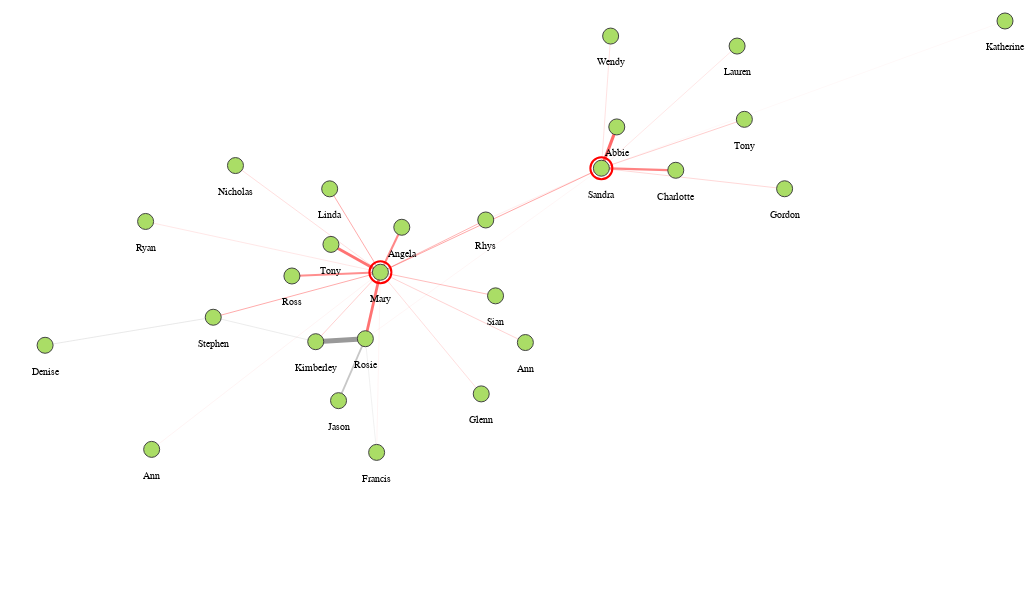

Here is the notebook cell this chart was saved with:
### Markdown cell above
Simple customisation - conditionally highlight nodes and edges

### Code cell
alph(
    G,
    weight_attr="weight",
    layout_fn=lambda g: nx.spring_layout(g, weight="weight", k=3, iterations=5000, seed=seed),
    node_args=dict(
        size=(8*2) ** 2,
        fill="#ad6",
        stroke="#444",
        strokeWidth=1,
        halo_offset=2,
        halo_opacity=alt.condition(
            "(datum.name == 'Mary') || (datum.name == 'Sandra')",
            alt.value(1),
            alt.value(0)
        ),
        halo_stroke="red",
        halo_strokeWidth=2,
        tooltip_attrs=["name", "id"],
        label_attr="name",
    ),
    edge_args=dict(
        color=alt.condition(
            (
                (alt.datum.source == 'c')
                | (alt.datum.target == 'c')
                | (alt.datum.source == 'b')
                | (alt.datum.target == 'b')
            ),
            alt.value("#f33"),
            alt.value("#999")
        ),
    ),
    width=1000, height=600,
).configure_view(strokeWidth=0)

### Figure 1 — Vega-Lite specification as saved in the notebook (floating-point values rounded to 4 significant figures)
{"$schema": "https://vega.github.io/schema/vega-lite/v4.17.0.json", "config": {"view": {"continuousHeight": 300, "continuousWidth": 400, "strokeWidth": 0}}, "datasets": {"data-c5d621ff9a2593f3eae34402082d2712": [{"edge": 0, "pair": ["a", "b"], "source": "a", "target": "b", "weight": 2.171, "x": 424.3, "y": 221.9}, {"edge": 0, "pair": ["a", "b"], "source": "a", "target": "b", "weight": 2.171, "x": 437.9, "y": 277.3}, {"edge": 1, "pair": ["a", "c"], "source": "a", "target": "c", "weight": 0.08112, "x": 424.3, "y": 221.9}, {"edge": 1, "pair": ["a", "c"], "source": "a", "target": "c", "weight": 0.08112, "x": 636.7, "y": 364.0}, {"edge": 2, "pair": ["a", "k"], "source": "a", "target": "k", "weight": 3.894, "x": 424.3, "y": 221.9}, {"edge": 2, "pair": ["a", "k"], "source": "a", "target": "k", "weight": 3.894, "x": 379.7, "y": 219.4}, {"edge": 3, "pair": ["a", "d"], "source": "a", "target": "d", "weight": 0.2846, "x": 424.3, "y": 221.9}, {"edge": 3, "pair": ["a", "d"], "source": "a", "target": "d", "weight": 0.2846, "x": 434.5, "y": 127.2}, {"edge": 4, "pair": ["a", "v"], "source": "a", "target": "v", "weight": 1.398, "x": 424.3, "y": 221.9}, {"edge": 4, "pair": ["a", "v"], "source": "a", "target": "v", "weight": 1.398, "x": 400.2, "y": 170.3}, {"edge": 5, "pair": ["b", "c"], "source": "b", "target": "c", "weight": 0.748, "x": 437.9, "y": 277.3}, {"edge": 5, "pair": ["b", "c"], "source": "b", "target": "c", "weight": 0.748, "x": 636.7, "y": 364.0}, {"edge": 6, "pair": ["b", "b"], "source": "b", "target": "b", "weight": 2.381, "x": 437.9, "y": 277.3}, {"edge": 6, "pair": ["b", "b"], "source": "b", "target": "b", "weight": 2.381, "x": 437.9, "y": 277.3}, {"edge": 7, "pair": ["b", "g"], "source": "b", "target": "g", "weight": 2.155, "x": 437.9, "y": 277.3}, {"edge": 7, "pair": ["b", "g"], "source": "b", "target": "g", "weight": 2.155, "x": 393.4, "y": 300.5}, {"edge": 8, "pair": ["b", "d"], "source": "b", "target": "d", "weight": 0.09351, "x": 437.9, "y": 277.3}, {"edge": 8, "pair": ["b", "d"], "source": "b", "target": "d", "weight": 0.09351, "x": 434.5, "y": 127.2}, {"edge": 9, "pair": ["b", "e"], "source": "b", "target": "e", "weight": 0.7285, "x": 437.9, "y": 277.3}, {"edge": 9, "pair": ["b", "e"], "source": "b", "target": "e", "weight": 0.7285, "x": 287.4, "y": 239.8}, {"edge": 10, "pair": ["b", "h"], "source": "b", "target": "h", "weight": 0.421, "x": 437.9, "y": 277.3}, {"edge": 10, "pair": ["b", "h"], "source": "b", "target": "h", "weight": 0.421, "x": 568.3, "y": 218.7}, {"edge": 11, "pair": ["b", "i"], "source": "b", "target": "i", "weight": 0.2386, "x": 437.9, "y": 277.3}, {"edge": 11, "pair": ["b", "i"], "source": "b", "target": "i", "weight": 0.2386, "x": 226.5, "y": 319.6}, {"edge": 12, "pair": ["b", "k"], "source": "b", "target": "k", "weight": 0.4473, "x": 437.9, "y": 277.3}, {"edge": 12, "pair": ["b", "k"], "source": "b", "target": "k", "weight": 0.4473, "x": 379.7, "y": 219.4}, {"edge": 13, "pair": ["b", "n"], "source": "b", "target": "n", "weight": 0.3158, "x": 437.9, "y": 277.3}, {"edge": 13, "pair": ["b", "n"], "source": "b", "target": "n", "weight": 0.3158, "x": 307.4, "y": 366.2}, {"edge": 14, "pair": ["b", "o"], "source": "b", "target": "o", "weight": 1.434, "x": 437.9, "y": 277.3}, {"edge": 14, "pair": ["b", "o"], "source": "b", "target": "o", "weight": 1.434, "x": 358.2, "y": 274.2}, {"edge": 15, "pair": ["b", "p"], "source": "b", "target": "p", "weight": 0.6502, "x": 437.9, "y": 277.3}, {"edge": 15, "pair": ["b", "p"], "source": "b", "target": "p", "weight": 0.6502, "x": 532.7, "y": 320.8}, {"edge": 16, "pair": ["b", "r"], "source": "b", "target": "r", "weight": 0.1042, "x": 437.9, "y": 277.3}, {"edge": 16, "pair": ["b", "r"], "source": "b", "target": "r", "weight": 0.1042, "x": 232.0, "y": 129.7}, {"edge": 17, "pair": ["b", "u"], "source": "b", "target": "u", "weight": 0.3221, "x": 437.9, "y": 277.3}, {"edge": 17, "pair": ["b", "u"], "source": "b", "target": "u", "weight": 0.3221, "x": 528.6, "y": 175.9}, {"edge": 18, "pair": ["b", "x"], "source": "b", "target": "x", "weight": 1.582, "x": 437.9, "y": 277.3}, {"edge": 18, "pair": ["b", "x"], "source": "b", "target": "x", "weight": 1.582, "x": 457.1, "y": 314.8}, {"edge": 19, "pair": ["b", "y"], "source": "b", "target": "y", "weight": 0.7215, "x": 437.9, "y": 277.3}, {"edge": 19, "pair": ["b", "y"], "source": "b", "target": "y", "weight": 0.7215, "x": 392.2, "y": 346.8}, {"edge": 20, "pair": ["b", "z"], "source": "b", "target": "z", "weight": 0.6038, "x": 437.9, "y": 277.3}, {"edge": 20, "pair": ["b", "z"], "source": "b", "target": "z", "weight": 0.6038, "x": 541.5, "y": 257.6}, {"edge": 21, "pair": ["c", "l"], "source": "c", "target": "l", "weight": 0.2946, "x": 636.7, "y": 364.0}, {"edge": 21, "pair": ["c", "l"], "source": "c", "target": "l", "weight": 0.2946, "x": 645.1, "y": 474.1}, {"edge": 22, "pair": ["c", "c"], "source": "c", "target": "c", "weight": 0.121, "x": 636.7, "y": 364.0}, {"edge": 22, "pair": ["c", "c"], "source": "c", "target": "c", "weight": 0.121, "x": 636.7, "y": 364.0}, {"edge": 23, "pair": ["c", "j"], "source": "c", "target": "j", "weight": 1.739, "x": 636.7, "y": 364.0}, {"edge": 23, "pair": ["c", "j"], "source": "c", "target": "j", "weight": 1.739, "x": 703.7, "y": 362.3}, {"edge": 24, "pair": ["c", "m"], "source": "c", "target": "m", "weight": 0.3824, "x": 636.7, "y": 364.0}, {"edge": 24, "pair": ["c", "m"], "source": "c", "target": "m", "weight": 0.3824, "x": 801.6, "y": 346.9}, {"edge": 25, "pair": ["c", "p"], "source": "c", "target": "p", "weight": 0.1652, "x": 636.7, "y": 364.0}, {"edge": 25, "pair": ["c", "p"], "source": "c", "target": "p", "weight": 0.1652, "x": 532.7, "y": 320.8}, {"edge": 26, "pair": ["c", "q"], "source": "c", "target": "q", "weight": 0.242, "x": 636.7, "y": 364.0}, {"edge": 26, "pair": ["c", "q"], "source": "c", "target": "q", "weight": 0.242, "x": 758.9, "y": 465.8}, {"edge": 27, "pair": ["c", "s"], "source": "c", "target": "s", "weight": 2.432, "x": 636.7, "y": 364.0}, {"edge": 27, "pair": ["c", "s"], "source": "c", "target": "s", "weight": 2.432, "x": 650.6, "y": 398.4}, {"edge": 28, "pair": ["c", "t"], "source": "c", "target": "t", "weight": 0.04407, "x": 636.7, "y": 364.0}, {"edge": 28, "pair": ["c", "t"], "source": "c", "target": "t", "weight": 0.04407, "x": 1000, "y": 486.7}, {"edge": 29, "pair": ["c", "w"], "source": "c", "target": "w", "weight": 0.4715, "x": 636.7, "y": 364.0}, {"edge": 29, "pair": ["c", "w"], "source": "c", "target": "w", "weight": 0.4715, "x": 765.4, "y": 404.7}, {"edge": 30, "pair": ["e", "k"], "source": "e", "target": "k", "weight": 0.3827, "x": 287.4, "y": 239.8}, {"edge": 30, "pair": ["e", "k"], "source": "e", "target": "k", "weight": 0.3827, "x": 379.7, "y": 219.4}, {"edge": 31, "pair": ["e", "f"], "source": "e", "target": "f", "weight": 0.437, "x": 287.4, "y": 239.8}, {"edge": 31, "pair": ["e", "f"], "source": "e", "target": "f", "weight": 0.437, "x": 136.1, "y": 216.4}], "data-dea5ac342e7f40b0061904985ea7e322": [{"__node_halo_size": 484, "__node_r": 8, "__node_size": 256, "__y_label": 199.9, "country": "Korea", "degree_centrality": 0.2, "id": "a", "job": "Surveyor, planning and development", "name": "Rosie", "x": 424.3, "y": 221.9}, {"__node_halo_size": 484, "__node_r": 8, "__node_size": 256, "__y_label": 255.3, "country": "Jamaica", "degree_centrality": 0.72, "id": "b", "job": "Financial trader", "name": "Mary", "x": 437.9, "y": 277.3}, {"__node_halo_size": 484, "__node_r": 8, "__node_size": 256, "__y_label": 342.0, "country": "Vietnam", "degree_centrality": 0.48, "id": "c", "job": "Nurse, adult", "name": "Sandra", "x": 636.7, "y": 364.0}, {"__node_halo_size": 484, "__node_r": 8, "__node_size": 256, "__y_label": 105.2, "country": "Netherlands Antilles", "degree_centrality": 0.08, "id": "d", "job": "Health and safety adviser", "name": "Francis", "x": 434.5, "y": 127.2}, {"__node_halo_size": 484, "__node_r": 8, "__node_size": 256, "__y_label": 217.8, "country": "Korea", "degree_centrality": 0.12, "id": "e", "job": "Health and safety adviser", "name": "Stephen", "x": 287.4, "y": 239.8}, {"__node_halo_size": 484, "__node_r": 8, "__node_size": 256, "__y_label": 194.4, "country": "Vietnam", "degree_centrality": 0.04, "id": "f", "job": "Private music teacher", "name": "Denise", "x": 136.1, "y": 216.4}, {"__node_halo_size": 484, "__node_r": 8, "__node_size": 256, "__y_label": 278.5, "country": "Vietnam", "degree_centrality": 0.04, "id": "g", "job": "Comptroller", "name": "Tony", "x": 393.4, "y": 300.5}, {"__node_halo_size": 484, "__node_r": 8, "__node_size": 256, "__y_label": 196.7, "country": "Vietnam", "degree_centrality": 0.04, "id": "h", "job": "Private music teacher", "name": "Ann", "x": 568.3, "y": 218.7}, {"__node_halo_size": 484, "__node_r": 8, "__node_size": 256, "__y_label": 297.6, "country": "Jamaica", "degree_centrality": 0.04, "id": "i", "job": "Licensed conveyancer", "name": "Ryan", "x": 226.5, "y": 319.6}, {"__node_halo_size": 484, "__node_r": 8, "__node_size": 256, "__y_label": 340.3, "country": "Korea", "degree_centrality": 0.04, "id": "j", "job": "Private music teacher", "name": "Charlotte", "x": 703.7, "y": 362.3}, {"__node_halo_size": 484, "__node_r": 8, "__node_size": 256, "__y_label": 197.4, "country": "Netherlands Antilles", "degree_centrality": 0.12, "id": "k", "job": "Comptroller", "name": "Kimberley", "x": 379.7, "y": 219.4}, {"__node_halo_size": 484, "__node_r": 8, "__node_size": 256, "__y_label": 452.1, "country": "Vietnam", "degree_centrality": 0.04, "id": "l", "job": "Nurse, adult", "name": "Wendy", "x": 645.1, "y": 474.1}, {"__node_halo_size": 484, "__node_r": 8, "__node_size": 256, "__y_label": 324.9, "country": "Netherlands Antilles", "degree_centrality": 0.04, "id": "m", "job": "Licensed conveyancer", "name": "Gordon", "x": 801.6, "y": 346.9}, {"__node_halo_size": 484, "__node_r": 8, "__node_size": 256, "__y_label": 344.2, "country": "Netherlands Antilles", "degree_centrality": 0.04, "id": "n", "job": "Licensed conveyancer", "name": "Nicholas", "x": 307.4, "y": 366.2}, {"__node_halo_size": 484, "__node_r": 8, "__node_size": 256, "__y_label": 252.2, "country": "Jamaica", "degree_centrality": 0.04, "id": "o", "job": "Private music teacher", "name": "Ross", "x": 358.2, "y": 274.2}, {"__node_halo_size": 484, "__node_r": 8, "__node_size": 256, "__y_label": 298.8, "country": "Korea", "degree_centrality": 0.08, "id": "p", "job": "Nurse, adult", "name": "Rhys", "x": 532.7, "y": 320.8}, {"__node_halo_size": 484, "__node_r": 8, "__node_size": 256, "__y_label": 443.8, "country": "Netherlands Antilles", "degree_centrality": 0.04, "id": "q", "job": "Surveyor, planning and development", "name": "Lauren", "x": 758.9, "y": 465.8}, {"__node_halo_size": 484, "__node_r": 8, "__node_size": 256, "__y_label": 107.7, "country": "Vietnam", "degree_centrality": 0.04, "id": "r", "job": "Surveyor, planning and development", "name": "Ann", "x": 232.0, "y": 129.7}, {"__node_halo_size": 484, "__node_r": 8, "__node_size": 256, "__y_label": 376.4, "country": "Vietnam", "degree_centrality": 0.04, "id": "s", "job": "Minerals surveyor", "name": "Abbie", "x": 650.6, "y": 398.4}, {"__node_halo_size": 484, "__node_r": 8, "__node_size": 256, "__y_label": 464.7, "country": "Vietnam", "degree_centrality": 0.04, "id": "t", "job": "Financial trader", "name": "Katherine", "x": 1000, "y": 486.7}, {"__node_halo_size": 484, "__node_r": 8, "__node_size": 256, "__y_label": 153.9, "country": "Vietnam", "degree_centrality": 0.04, "id": "u", "job": "Licensed conveyancer", "name": "Glenn", "x": 528.6, "y": 175.9}, {"__node_halo_size": 484, "__node_r": 8, "__node_size": 256, "__y_label": 148.3, "country": "Jamaica", "degree_centrality": 0.04, "id": "v", "job": "Minerals surveyor", "name": "Jason", "x": 400.2, "y": 170.3}, {"__node_halo_size": 484, "__node_r": 8, "__node_size": 256, "__y_label": 382.7, "country": "Vietnam", "degree_centrality": 0.04, "id": "w", "job": "Financial trader", "name": "Tony", "x": 765.4, "y": 404.7}, {"__node_halo_size": 484, "__node_r": 8, "__node_size": 256, "__y_label": 292.8, "country": "Vietnam", "degree_centrality": 0.04, "id": "x", "job": "Comptroller", "name": "Angela", "x": 457.1, "y": 314.8}, {"__node_halo_size": 484, "__node_r": 8, "__node_size": 256, "__y_label": 324.8, "country": "Korea", "degree_centrality": 0.04, "id": "y", "job": "Financial trader", "name": "Linda", "x": 392.2, "y": 346.8}, {"__node_halo_size": 484, "__node_r": 8, "__node_size": 256, "__y_label": 235.6, "country": "Korea", "degree_centrality": 0.04, "id": "z", "job": "Comptroller", "name": "Sian", "x": 541.5, "y": 257.6}]}, "height": 600, "layer": [{"data": {"name": "data-c5d621ff9a2593f3eae34402082d2712"}, "encoding": {"color": {"condition": {"test": "((((datum.source === 'c') || (datum.target === 'c')) || (datum.source === 'b')) || (datum.target === 'b'))", "value": "#f33"}, "value": "#999"}, "detail": {"field": "edge", "type": "quantitative"}, "opacity": {"field": "weight", "legend": null, "scale": {"range": [0.3, 1]}, "type": "quantitative"}, "strokeWidth": {"field": "weight", "legend": null, "scale": {"range": [0.1, 5]}, "type": "quantitative"}, "x": {"axis": {"domain": false, "grid": false, "labels": false, "ticks": false, "title": ""}, "field": "x", "type": "quantitative"}, "y": {"axis": {"domain": false, "grid": false, "labels": false, "ticks": false, "title": ""}, "field": "y", "type": "quantitative"}}, "mark": "line"}, {"data": {"name": "data-dea5ac342e7f40b0061904985ea7e322"}, "layer": [{"encoding": {"fill": {"value": "rgba(0,0,0,0"}, "opacity": {"condition": {"test": "(datum.name == 'Mary') || (datum.name == 'Sandra')", "value": 1}, "value": 0}, "size": {"field": "__node_halo_size", "legend": null, "scale": null, "type": "quantitative"}, "stroke": {"value": "red"}, "strokeWidth": {"value": 2}, "x": {"axis": {"domain": false, "grid": false, "labels": false, "ticks": false, "title": ""}, "field": "x", "type": "quantitative"}, "y": {"axis": {"domain": false, "grid": false, "labels": false, "ticks": false, "title": ""}, "field": "y", "type": "quantitative"}}, "mark": "circle"}, {"encoding": {"fill": {"value": "#ad6"}, "opacity": {"value": 1}, "size": {"value": 256}, "stroke": {"value": "#444"}, "strokeWidth": {"value": 1}, "tooltip": [{"field": "name", "type": "nominal"}, {"field": "id", "type": "nominal"}], "x": {"axis": {"domain": false, "grid": false, "labels": false, "ticks": false, "title": ""}, "field": "x", "type": "quantitative"}, "y": {"axis": {"domain": false, "grid": false, "labels": false, "ticks": false, "title": ""}, "field": "y", "type": "quantitative"}}, "mark": "circle"}, {"encoding": {"text": {"field": "name", "type": "nominal"}, "x": {"axis": {"domain": false, "grid": false, "labels": false, "ticks": false, "title": ""}, "field": "x", "type": "quantitative"}, "y": {"axis": {"domain": false, "grid": false, "labels": false, "ticks": false, "title": ""}, "field": "__y_label", "type": "quantitative"}}, "mark": {"align": "center", "baseline": "middle", "color": "black", "size": 10, "type": "text"}}]}], "resolve": {"scale": {"color": "independent", "fill": "independent", "opacity": "independent", "size": "independent", "strokeWidth": "independent"}}, "width": 1000}
